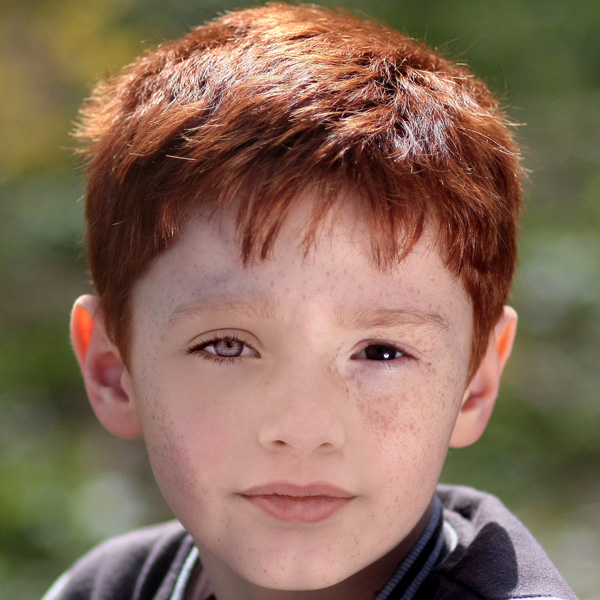
#> input picture model/face_images/easy_122_1011.jpg, 600 x 600 px; its folder holds 4 pictures in this run
$ python Face_Classification.py
#> lines starting #> are read from the running program, lines starting #| are printed output that depends on the picture
import numpy as np
from sklearn import svm, metrics, datasets
from skimage import io, feature, filters, exposure, color
from skimage.io import imread_collection
from skimage.transform import resize
from sklearn.decomposition import PCA
from sklearn.model_selection import train_test_split, cross_validate
import re, math
from os import listdir
from os.path import isfile, join
import matplotlib.pyplot as plt


def main():
    model = Image_Classification_Model()

    (raw_images, raw_labels) = model.load_data(r'model/face_images/') # insert directory here
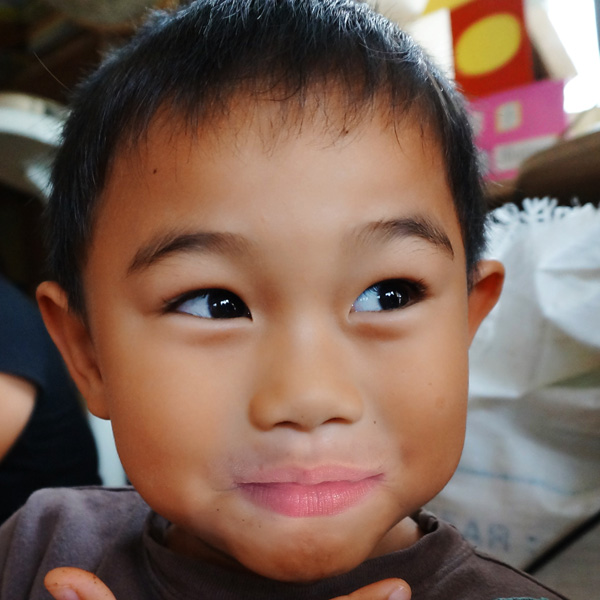
#> input picture model/face_images/easy_127_0001.jpg, 600 x 600 px
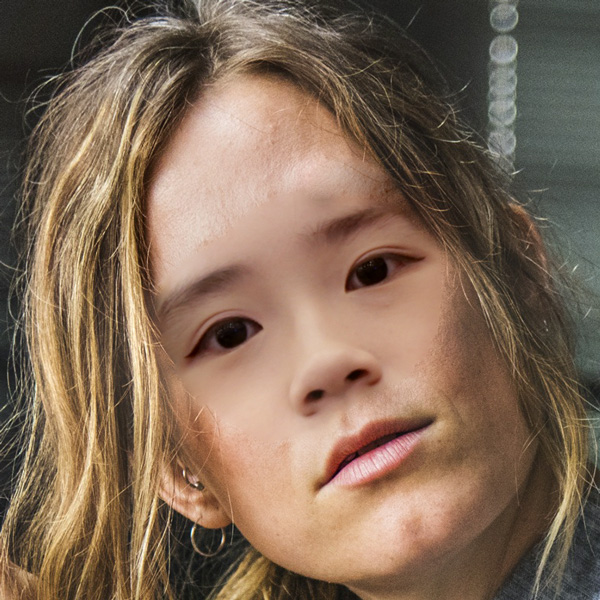
#> input picture model/face_images/easy_147_1110.jpg, 600 x 600 px
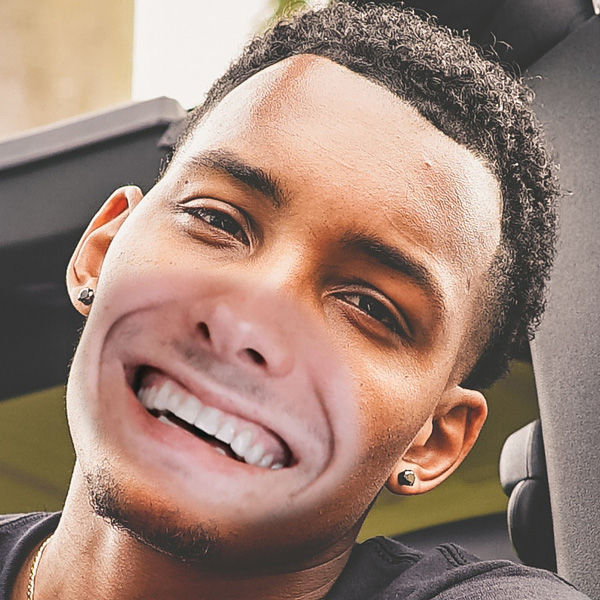
#> input picture model/face_images/easy_160_0011.jpg, 600 x 600 px
#> in load_data, `data = io.ImageCollection(dir + '*.jpg', load_func=self.imread_convert)`: data = 4 items
#> raw_labels = ['fake', 'fake', 'fake', 'fake']
    train_raw, test_raw, train_labels, test_labels = train_test_split(raw_images, raw_labels, test_size=0.20, random_state=42)
#> train_labels = ['fake', 'fake', 'fake']; test_labels = ['fake']

    train_data = model.feature_extraction(train_raw)
#> the loop in feature_extraction, `for pic in data:` made 3 passes
#> after the loop in feature_extraction, `for pic in data:`: feature_data = 3 items
#> train_data = 3 items
    test_data = model.feature_extraction(test_raw)
#> the loop in feature_extraction (call 2), `for pic in data:` made 1 pass
#> test_data = 1 item

    pca = PCA(n_components=0.85, svd_solver='full')
    pca.fit(train_data)
    train_data = pca.transform(train_data)
#> train_data = [[7.35, 0.812], [-4.41, 5.7], [-2.94, -6.51]]
    test_data = pca.transform(test_data)
#> test_data = [[-0.909, 0.109]]


    model.train(train_data, train_labels, 'rbf') # use an RBF kernel for this model
    predicted_labels = model.predict_labels(train_data)
    print("Training Results:")
    print("_________________________")
    print("Confusion Matrix:")
    print(metrics.confusion_matrix(train_labels, predicted_labels))
    print("Accuracy: ", metrics.accuracy_score(train_labels, predicted_labels))
    print("F1 score: ", metrics.f1_score(train_labels, predicted_labels, average='micro'))

    predicted_labels = model.predict_labels(test_data)
    print("Test Results:")
    print("_________________________")
    print("Confusion Matrix:")
    print(metrics.confusion_matrix(test_labels, predicted_labels))
    print("Accuracy: ", metrics.accuracy_score(test_labels, predicted_labels))
    print("F1 score: ", metrics.f1_score(test_labels, predicted_labels, average='micro'))


# TODO: add separate pre-processing method?
class Image_Classification_Model:
    def __init__(self):
        # stores the current classifier being used
        self.classifier = None

    # helper method to read images
    def imread_convert(self, f):
        # taken from https://scikit-image.org/docs/stable/api/skimage.io.html
        return io.imread(f).astype(np.uint8)

    # loads the images from the given directory and returns arrays of data and labels
    def load_data(self, dir):
        data = []
        labels = []
        files = [f for f in listdir(dir) if isfile(join(dir, f))]
        data = io.ImageCollection(dir + '*.jpg', load_func=self.imread_convert)
        # for i in range(len(data)):
        #     if data[i].shape != (300, 300):
        #         image = resize(data[i], (300, 300))
        data = io.concatenate_images(data)
        for image in files:
            label = image.split('_')[0]
            if label == "easy" or label == "mid" or label == "hard":
                label = "fake"
            labels.append(label)
        return (data, labels)


    # perform feature extraction here
    def feature_extraction(self, data):
        feature_data = []
        for pic in data:
            feature_data.append(feature.hog(color.rgb2gray(pic), orientations=8, pixels_per_cell=(32, 32),
                                            cells_per_block=(3, 3)))
        return feature_data


    # train the model here:
    # input_kernel refers to the specific kernel used in the SVM
    def train(self, train_data, train_labels, input_kernel):
        self.classifier = svm.SVC(kernel=input_kernel)
#> (the run stopped early here; a loop or call above may not have finished)
